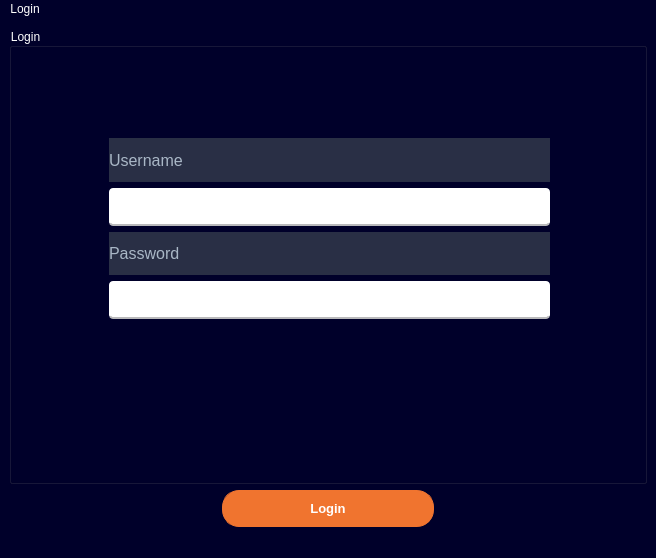
<?xml version="1.0" encoding="UTF-8"?>
<ui version="4.0">
 <class>LoginPage</class>
 <widget class="QMainWindow" name="LoginPage">
  <property name="enabled">
   <bool>true</bool>
  </property>
  <property name="geometry">
   <rect>
    <x>0</x>
    <y>0</y>
    <width>656</width>
    <height>558</height>
   </rect>
  </property>
  <property name="windowTitle">
   <string>Login Page</string>
  </property>
  <property name="styleSheet">
   <string notr="true">/*Copyright (c) DevSec Studio. All rights reserved.

MIT License

Permission is hereby granted, free of charge, to any person obtaining a copy
of this software and associated documentation files (the &quot;Software&quot;), to deal
in the Software without restriction, including without limitation the rights
to use, copy, modify, merge, publish, distribute, sublicense, and/or sell
copies of the Software, and to permit persons to whom the Software is
furnished to do so, subject to the following conditions:

The above copyright notice and this permission notice shall be included in all
copies or substantial portions of the Software.

THE SOFTWARE IS PROVIDED *AS IS*, WITHOUT WARRANTY OF ANY KIND, EXPRESS OR
IMPLIED, INCLUDING BUT NOT LIMITED TO THE WARRANTIES OF MERCHANTABILITY,
FITNESS FOR A PARTICULAR PURPOSE AND NONINFRINGEMENT. IN NO EVENT SHALL THE
AUTHORS OR COPYRIGHT HOLDERS BE LIABLE FOR ANY CLAIM, DAMAGES OR OTHER
LIABILITY, WHETHER IN AN ACTION OF CONTRACT, TORT OR OTHERWISE, ARISING FROM,
OUT OF OR IN CONNECTION WITH THE SOFTWARE OR THE USE OR OTHER DEALINGS IN THE SOFTWARE.
*/

/*-----QWidget-----*/
QWidget
{
	background-color: rgb(0, 0, 42);
	color: #ffffff;
	border-color: #000000;

}


/*-----QLabel-----*/
QLabel
{
	background-color: #292f45;
	color: #b9b9bb;
	border-color: #000000;

}


/*-----QPushButton-----*/
QPushButton
{
	background-color: #f0742f;
	color: #fff;
	font-weight: bold;
	border-style: solid;
	border-width: 1px;
	border-radius: 17px;
	border-color: #f0742f;
	padding: 10px;

}


QPushButton::hover
{
	background-color: #fc7c11;
	color: #ffff;

}


QPushButton::pressed
{
	background-color: #ff6b35;
	color: #fff;

}


/*-----QToolButton-----*/
QToolButton
{
	background-color: #292f45;
	color: #ffffff;
	border-style: solid;
	border-color: #000000;

}


QToolButton::hover
{
	background-color: #fc7c11;
	color: #000000;
	padding: 2px;
	border-radius: 15px;
	border-color: #fc7c11;

}


QToolButton::pressed
{
	background-color: #fc7c11;
	color: #000000;
	border-style: solid;
	border-width: 2px;

}


/*-----QLineEdit-----*/
QLineEdit{
	background-color: rgb(255, 255, 255);
	color: #b9b9bb;
	font-weight: bold;
	border-style: solid;
	border-width: 2px;
	border-top: 0px;
	border-left: 0px;
	border-right: 0px;
	border-color: #b9b9bb;
	padding: 10px;

}


/*-----QCheckBox-----*/
QCheckBox
{
	background-color: transparent;
	color: #b9b9bb;
	font-weight: bold;

}


QCheckBox::indicator
{
    color: #b1b1b1;
    background-color: #00111d;
    border: 1px solid #f0742f;
    width: 12px;
    height: 12px;

}


QCheckBox::indicator:checked
{
    image:url(&quot;./ressources/check.png&quot;); /*To replace*/
	background-color: #1f2b2b;
    border: 1px solid #f0742f;

}


QCheckBox::indicator:unchecked:hover
{
    border: 1px solid #f0742f;

}


QCheckBox::disabled
{
	color: #656565;

}


QCheckBox::indicator:disabled
{
	background-color: #656565;
	color: #656565;
    border: 1px solid #656565;

}
</string>
  </property>
  <widget class="QWidget" name="centralwidget">
   <layout class="QVBoxLayout" name="verticalLayout_3">
    <item>
     <widget class="QGroupBox" name="groupBox">
      <property name="sizePolicy">
       <sizepolicy hsizetype="Preferred" vsizetype="Preferred">
        <horstretch>0</horstretch>
        <verstretch>0</verstretch>
       </sizepolicy>
      </property>
      <property name="minimumSize">
       <size>
        <width>0</width>
        <height>400</height>
       </size>
      </property>
      <property name="sizeIncrement">
       <size>
        <width>0</width>
        <height>0</height>
       </size>
      </property>
      <property name="baseSize">
       <size>
        <width>0</width>
        <height>0</height>
       </size>
      </property>
      <property name="styleSheet">
       <string notr="true">/*
Material Dark Style Sheet for QT Applications
Author: Jaime A. Quiroga P.
Inspired on https://github.com/jxfwinter/qt-material-stylesheet
Company: GTRONICK
Last updated: 04/12/2018, 15:00.
Available at: https://github.com/GTRONICK/QSS/blob/master/MaterialDark.qss
*/
QMainWindow {
	background-color:#1e1d23;
}
QDialog {
	background-color:#1e1d23;
}
QColorDialog {
	background-color:#1e1d23;
}
QTextEdit {
	background-color:#1e1d23;
	color: #a9b7c6;
}
QPlainTextEdit {
	selection-background-color:#007b50;
	background-color:#1e1d23;
	border-style: solid;
	border-top-color: transparent;
	border-right-color: transparent;
	border-left-color: transparent;
	border-bottom-color: transparent;
	border-width: 1px;
	color: #a9b7c6;
}
QPushButton{
	border-style: solid;
	border-top-color: transparent;
	border-right-color: transparent;
	border-left-color: transparent;
	border-bottom-color: transparent;
	border-width: 1px;
	border-style: solid;
	color: #a9b7c6;
	padding: 2px;
	background-color: #1e1d23;
}
QPushButton::default{
	border-style: inset;
	border-top-color: transparent;
	border-right-color: transparent;
	border-left-color: transparent;
	border-bottom-color: #04b97f;
	border-width: 1px;
	color: #a9b7c6;
	padding: 2px;
	background-color: #1e1d23;
}
QToolButton {
	border-style: solid;
	border-top-color: transparent;
	border-right-color: transparent;
	border-left-color: transparent;
	border-bottom-color: #04b97f;
	border-bottom-width: 1px;
	border-style: solid;
	color: #a9b7c6;
	padding: 2px;
	background-color: #1e1d23;
}
QToolButton:hover{
	border-style: solid;
	border-top-color: transparent;
	border-right-color: transparent;
	border-left-color: transparent;
	border-bottom-color: #37efba;
	border-bottom-width: 2px;
	border-style: solid;
	color: #FFFFFF;
	padding-bottom: 1px;
	background-color: #1e1d23;
}
QPushButton:hover{
	border-style: solid;
	border-top-color: transparent;
	border-right-color: transparent;
	border-left-color: transparent;
	border-bottom-color: #37efba;
	border-bottom-width: 1px;
	border-style: solid;
	color: #FFFFFF;
	padding-bottom: 2px;
	background-color: #1e1d23;
}
QPushButton:pressed{
	border-style: solid;
	border-top-color: transparent;
	border-right-color: transparent;
	border-left-color: transparent;
	border-bottom-color: #37efba;
	border-bottom-width: 2px;
	border-style: solid;
	color: #37efba;
	padding-bottom: 1px;
	background-color: #1e1d23;
}
QPushButton:disabled{
	border-style: solid;
	border-top-color: transparent;
	border-right-color: transparent;
	border-left-color: transparent;
	border-bottom-color: #808086;
	border-bottom-width: 2px;
	border-style: solid;
	color: #808086;
	padding-bottom: 1px;
	background-color: #1e1d23;
}
QLineEdit {
	border-width: 1px; border-radius: 4px;
	border-color: rgb(58, 58, 58);
	border-style: inset;
	padding: 0 8px;
	color: #a9b7c6;
	background:#1e1d23;
	selection-background-color:#007b50;
	selection-color: #FFFFFF;
}
QLabel {
	color: #a9b7c6;
}
QLCDNumber {
	color: #37e6b4;
}
QProgressBar {
	text-align: center;
	color: rgb(240, 240, 240);
	border-width: 1px; 
	border-radius: 10px;
	border-color: rgb(58, 58, 58);
	border-style: inset;
	background-color:#1e1d23;
}
QProgressBar::chunk {
	background-color: #04b97f;
	border-radius: 5px;
}
QMenuBar {
	background-color: #1e1d23;
}
QMenuBar::item {
	color: #a9b7c6;
  	spacing: 3px;
  	padding: 1px 4px;
  	background: #1e1d23;
}

QMenuBar::item:selected {
  	background:#1e1d23;
	color: #FFFFFF;
}
QMenu::item:selected {
	border-style: solid;
	border-top-color: transparent;
	border-right-color: transparent;
	border-left-color: #04b97f;
	border-bottom-color: transparent;
	border-left-width: 2px;
	color: #FFFFFF;
	padding-left:15px;
	padding-top:4px;
	padding-bottom:4px;
	padding-right:7px;
	background-color: #1e1d23;
}
QMenu::item {
	border-style: solid;
	border-top-color: transparent;
	border-right-color: transparent;
	border-left-color: transparent;
	border-bottom-color: transparent;
	border-bottom-width: 1px;
	border-style: solid;
	color: #a9b7c6;
	padding-left:17px;
	padding-top:4px;
	padding-bottom:4px;
	padding-right:7px;
	background-color: #1e1d23;
}
QMenu{
	background-color:#1e1d23;
}
QTabWidget {
	color:rgb(0,0,0);
	background-color:#1e1d23;
}
QTabWidget::pane {
		border-color: rgb(77,77,77);
		background-color:#1e1d23;
		border-style: solid;
		border-width: 1px;
    	border-radius: 6px;
}
QTabBar::tab {
	border-style: solid;
	border-top-color: transparent;
	border-right-color: transparent;
	border-left-color: transparent;
	border-bottom-color: transparent;
	border-bottom-width: 1px;
	border-style: solid;
	color: #808086;
	padding: 3px;
	margin-left:3px;
	background-color: #1e1d23;
}
QTabBar::tab:selected, QTabBar::tab:last:selected, QTabBar::tab:hover {
  	border-style: solid;
	border-top-color: transparent;
	border-right-color: transparent;
	border-left-color: transparent;
	border-bottom-color: #04b97f;
	border-bottom-width: 2px;
	border-style: solid;
	color: #FFFFFF;
	padding-left: 3px;
	padding-bottom: 2px;
	margin-left:3px;
	background-color: #1e1d23;
}

QCheckBox {
	color: #a9b7c6;
	padding: 2px;
}
QCheckBox:disabled {
	color: #808086;
	padding: 2px;
}

QCheckBox:hover {
	border-radius:4px;
	border-style:solid;
	padding-left: 1px;
	padding-right: 1px;
	padding-bottom: 1px;
	padding-top: 1px;
	border-width:1px;
	border-color: rgb(87, 97, 106);
	background-color:#1e1d23;
}
QCheckBox::indicator:checked {

	height: 10px;
	width: 10px;
	border-style:solid;
	border-width: 1px;
	border-color: #04b97f;
	color: #a9b7c6;
	background-color: #04b97f;
}
QCheckBox::indicator:unchecked {

	height: 10px;
	width: 10px;
	border-style:solid;
	border-width: 1px;
	border-color: #04b97f;
	color: #a9b7c6;
	background-color: transparent;
}
QRadioButton {
	color: #a9b7c6;
	background-color: #1e1d23;
	padding: 1px;
}
QRadioButton::indicator:checked {
	height: 10px;
	width: 10px;
	border-style:solid;
	border-radius:5px;
	border-width: 1px;
	border-color: #04b97f;
	color: #a9b7c6;
	background-color: #04b97f;
}
QRadioButton::indicator:!checked {
	height: 10px;
	width: 10px;
	border-style:solid;
	border-radius:5px;
	border-width: 1px;
	border-color: #04b97f;
	color: #a9b7c6;
	background-color: transparent;
}
QStatusBar {
	color:#027f7f;
}
QSpinBox {
	color: #a9b7c6;	
	background-color: #1e1d23;
}
QDoubleSpinBox {
	color: #a9b7c6;	
	background-color: #1e1d23;
}
QTimeEdit {
	color: #a9b7c6;	
	background-color: #1e1d23;
}
QDateTimeEdit {
	color: #a9b7c6;	
	background-color: #1e1d23;
}
QDateEdit {
	color: #a9b7c6;	
	background-color: #1e1d23;
}
QComboBox {
	color: #a9b7c6;	
	background: #1e1d23;
}
QComboBox:editable {
	background: #1e1d23;
	color: #a9b7c6;
	selection-background-color: #1e1d23;
}
QComboBox QAbstractItemView {
	color: #a9b7c6;	
	background: #1e1d23;
	selection-color: #FFFFFF;
	selection-background-color: #1e1d23;
}
QComboBox:!editable:on, QComboBox::drop-down:editable:on {
	color: #a9b7c6;	
	background: #1e1d23;
}
QFontComboBox {
	color: #a9b7c6;	
	background-color: #1e1d23;
}
QToolBox {
	color: #a9b7c6;
	background-color: #1e1d23;
}
QToolBox::tab {
	color: #a9b7c6;
	background-color: #1e1d23;
}
QToolBox::tab:selected {
	color: #FFFFFF;
	background-color: #1e1d23;
}
QScrollArea {
	color: #FFFFFF;
	background-color: #1e1d23;
}
QSlider::groove:horizontal {
	height: 5px;
	background: #04b97f;
}
QSlider::groove:vertical {
	width: 5px;
	background: #04b97f;
}
QSlider::handle:horizontal {
	background: qlineargradient(x1:0, y1:0, x2:1, y2:1, stop:0 #b4b4b4, stop:1 #8f8f8f);
	border: 1px solid #5c5c5c;
	width: 14px;
	margin: -5px 0;
	border-radius: 7px;
}
QSlider::handle:vertical {
	background: qlineargradient(x1:1, y1:1, x2:0, y2:0, stop:0 #b4b4b4, stop:1 #8f8f8f);
	border: 1px solid #5c5c5c;
	height: 14px;
	margin: 0 -5px;
	border-radius: 7px;
}
QSlider::add-page:horizontal {
    background: white;
}
QSlider::add-page:vertical {
    background: white;
}
QSlider::sub-page:horizontal {
    background: #04b97f;
}
QSlider::sub-page:vertical {
    background: #04b97f;
}</string>
      </property>
      <property name="title">
       <string>Login</string>
      </property>
      <property name="flat">
       <bool>false</bool>
      </property>
      <widget class="QWidget" name="">
       <property name="geometry">
        <rect>
         <x>100</x>
         <y>110</y>
         <width>441</width>
         <height>181</height>
        </rect>
       </property>
       <layout class="QVBoxLayout" name="verticalLayout_5">
        <item>
         <layout class="QVBoxLayout" name="verticalLayout_2">
          <item>
           <widget class="QLabel" name="usernameLabel">
            <property name="font">
             <font>
              <pointsize>12</pointsize>
              <bold>false</bold>
             </font>
            </property>
            <property name="text">
             <string>Username</string>
            </property>
           </widget>
          </item>
          <item>
           <widget class="QLineEdit" name="usernamLlineEdit">
            <property name="styleSheet">
             <string notr="true">/*Copyright (c) DevSec Studio. All rights reserved.

MIT License

Permission is hereby granted, free of charge, to any person obtaining a copy
of this software and associated documentation files (the &quot;Software&quot;), to deal
in the Software without restriction, including without limitation the rights
to use, copy, modify, merge, publish, distribute, sublicense, and/or sell
copies of the Software, and to permit persons to whom the Software is
furnished to do so, subject to the following conditions:

The above copyright notice and this permission notice shall be included in all
copies or substantial portions of the Software.

THE SOFTWARE IS PROVIDED *AS IS*, WITHOUT WARRANTY OF ANY KIND, EXPRESS OR
IMPLIED, INCLUDING BUT NOT LIMITED TO THE WARRANTIES OF MERCHANTABILITY,
FITNESS FOR A PARTICULAR PURPOSE AND NONINFRINGEMENT. IN NO EVENT SHALL THE
AUTHORS OR COPYRIGHT HOLDERS BE LIABLE FOR ANY CLAIM, DAMAGES OR OTHER
LIABILITY, WHETHER IN AN ACTION OF CONTRACT, TORT OR OTHERWISE, ARISING FROM,
OUT OF OR IN CONNECTION WITH THE SOFTWARE OR THE USE OR OTHER DEALINGS IN THE SOFTWARE.
*/

/*-----QWidget-----*/
QWidget
{
	background-color: rgb(0, 0, 42);
	color: #ffffff;
	border-color: #000000;

}


/*-----QLabel-----*/
QLabel
{
	background-color: #292f45;
	color: #b9b9bb;
	border-color: #000000;

}


/*-----QPushButton-----*/
QPushButton
{
	background-color: #f0742f;
	color: #fff;
	font-weight: bold;
	border-style: solid;
	border-width: 1px;
	border-radius: 17px;
	border-color: #f0742f;
	padding: 10px;

}


QPushButton::hover
{
	background-color: #fc7c11;
	color: #ffff;

}


QPushButton::pressed
{
	background-color: #ff6b35;
	color: #fff;

}


/*-----QToolButton-----*/
QToolButton
{
	background-color: #292f45;
	color: #ffffff;
	border-style: solid;
	border-color: #000000;

}


QToolButton::hover
{
	background-color: #fc7c11;
	color: #000000;
	padding: 2px;
	border-radius: 15px;
	border-color: #fc7c11;

}


QToolButton::pressed
{
	background-color: #fc7c11;
	color: #000000;
	border-style: solid;
	border-width: 2px;

}


/*-----QLineEdit-----*/
QLineEdit{
	background-color: rgb(255, 255, 255);
	color: rgb(35, 35, 35);
	font-weight: bold;
	border-style: solid;
	border-width: 2px;
	border-top: 0px;
	border-left: 0px;
	border-right: 0px;
	border-color: #b9b9bb;
	padding: 10px;

}


/*-----QCheckBox-----*/
QCheckBox
{
	background-color: transparent;
	color: #b9b9bb;
	font-weight: bold;

}


QCheckBox::indicator
{
    color: #b1b1b1;
    background-color: #00111d;
    border: 1px solid #f0742f;
    width: 12px;
    height: 12px;

}


QCheckBox::indicator:checked
{
    image:url(&quot;./ressources/check.png&quot;); /*To replace*/
	background-color: #1f2b2b;
    border: 1px solid #f0742f;

}


QCheckBox::indicator:unchecked:hover
{
    border: 1px solid #f0742f;

}


QCheckBox::disabled
{
	color: #656565;

}


QCheckBox::indicator:disabled
{
	background-color: #656565;
	color: #656565;
    border: 1px solid #656565;

}
</string>
            </property>
           </widget>
          </item>
         </layout>
        </item>
        <item>
         <layout class="QVBoxLayout" name="verticalLayout">
          <item>
           <widget class="QLabel" name="passwordLabel">
            <property name="font">
             <font>
              <pointsize>12</pointsize>
              <bold>false</bold>
             </font>
            </property>
            <property name="text">
             <string>Password</string>
            </property>
           </widget>
          </item>
          <item>
           <widget class="QLineEdit" name="passworLlineEdit">
            <property name="styleSheet">
             <string notr="true">/*Copyright (c) DevSec Studio. All rights reserved.

MIT License

Permission is hereby granted, free of charge, to any person obtaining a copy
of this software and associated documentation files (the &quot;Software&quot;), to deal
in the Software without restriction, including without limitation the rights
to use, copy, modify, merge, publish, distribute, sublicense, and/or sell
copies of the Software, and to permit persons to whom the Software is
furnished to do so, subject to the following conditions:

The above copyright notice and this permission notice shall be included in all
copies or substantial portions of the Software.

THE SOFTWARE IS PROVIDED *AS IS*, WITHOUT WARRANTY OF ANY KIND, EXPRESS OR
IMPLIED, INCLUDING BUT NOT LIMITED TO THE WARRANTIES OF MERCHANTABILITY,
FITNESS FOR A PARTICULAR PURPOSE AND NONINFRINGEMENT. IN NO EVENT SHALL THE
AUTHORS OR COPYRIGHT HOLDERS BE LIABLE FOR ANY CLAIM, DAMAGES OR OTHER
LIABILITY, WHETHER IN AN ACTION OF CONTRACT, TORT OR OTHERWISE, ARISING FROM,
OUT OF OR IN CONNECTION WITH THE SOFTWARE OR THE USE OR OTHER DEALINGS IN THE SOFTWARE.
*/

/*-----QWidget-----*/
QWidget
{
	background-color: rgb(0, 0, 42);
	color: #ffffff;
	border-color: #000000;

}


/*-----QLabel-----*/
QLabel
{
	background-color: #292f45;
	color: #b9b9bb;
	border-color: #000000;

}


/*-----QPushButton-----*/
QPushButton
{
	background-color: #f0742f;
	color: #fff;
	font-weight: bold;
	border-style: solid;
	border-width: 1px;
	border-radius: 17px;
	border-color: #f0742f;
	padding: 10px;

}


QPushButton::hover
{
	background-color: #fc7c11;
	color: #ffff;

}


QPushButton::pressed
{
	background-color: #ff6b35;
	color: #fff;

}


/*-----QToolButton-----*/
QToolButton
{
	background-color: #292f45;
	color: #ffffff;
	border-style: solid;
	border-color: #000000;

}


QToolButton::hover
{
	background-color: #fc7c11;
	color: #000000;
	padding: 2px;
	border-radius: 15px;
	border-color: #fc7c11;

}


QToolButton::pressed
{
	background-color: #fc7c11;
	color: #000000;
	border-style: solid;
	border-width: 2px;

}


/*-----QLineEdit-----*/
QLineEdit{
	background-color: rgb(255, 255, 255);
	color: rgb(35, 35, 35);
	font-weight: bold;
	border-style: solid;
	border-width: 2px;
	border-top: 0px;
	border-left: 0px;
	border-right: 0px;
	border-color: #b9b9bb;
	padding: 10px;

}


/*-----QCheckBox-----*/
QCheckBox
{
	background-color: transparent;
	color: #b9b9bb;
	font-weight: bold;

}


QCheckBox::indicator
{
    color: #b1b1b1;
    background-color: #00111d;
    border: 1px solid #f0742f;
    width: 12px;
    height: 12px;

}


QCheckBox::indicator:checked
{
    image:url(&quot;./ressources/check.png&quot;); /*To replace*/
	background-color: #1f2b2b;
    border: 1px solid #f0742f;

}


QCheckBox::indicator:unchecked:hover
{
    border: 1px solid #f0742f;

}


QCheckBox::disabled
{
	color: #656565;

}


QCheckBox::indicator:disabled
{
	background-color: #656565;
	color: #656565;
    border: 1px solid #656565;

}
</string>
            </property>
            <property name="echoMode">
             <enum>QLineEdit::Password</enum>
            </property>
           </widget>
          </item>
         </layout>
        </item>
       </layout>
      </widget>
     </widget>
    </item>
    <item>
     <layout class="QHBoxLayout" name="horizontalLayout" stretch="2,2,2">
      <item>
       <spacer name="horizontalSpacer">
        <property name="orientation">
         <enum>Qt::Horizontal</enum>
        </property>
        <property name="sizeHint" stdset="0">
         <size>
          <width>40</width>
          <height>20</height>
         </size>
        </property>
       </spacer>
      </item>
      <item>
       <widget class="QPushButton" name="loginButton">
        <property name="font">
         <font>
          <pointsize>10</pointsize>
          <bold>true</bold>
         </font>
        </property>
        <property name="text">
         <string>Login</string>
        </property>
       </widget>
      </item>
      <item>
       <spacer name="horizontalSpacer_2">
        <property name="orientation">
         <enum>Qt::Horizontal</enum>
        </property>
        <property name="sizeHint" stdset="0">
         <size>
          <width>40</width>
          <height>20</height>
         </size>
        </property>
       </spacer>
      </item>
     </layout>
    </item>
   </layout>
  </widget>
  <widget class="QMenuBar" name="menubar">
   <property name="geometry">
    <rect>
     <x>0</x>
     <y>0</y>
     <width>656</width>
     <height>32</height>
    </rect>
   </property>
   <widget class="QMenu" name="menuLogin">
    <property name="title">
     <string>Login</string>
    </property>
   </widget>
   <addaction name="menuLogin"/>
  </widget>
  <widget class="QStatusBar" name="statusbar"/>
 </widget>
 <resources/>
 <connections/>
</ui>
